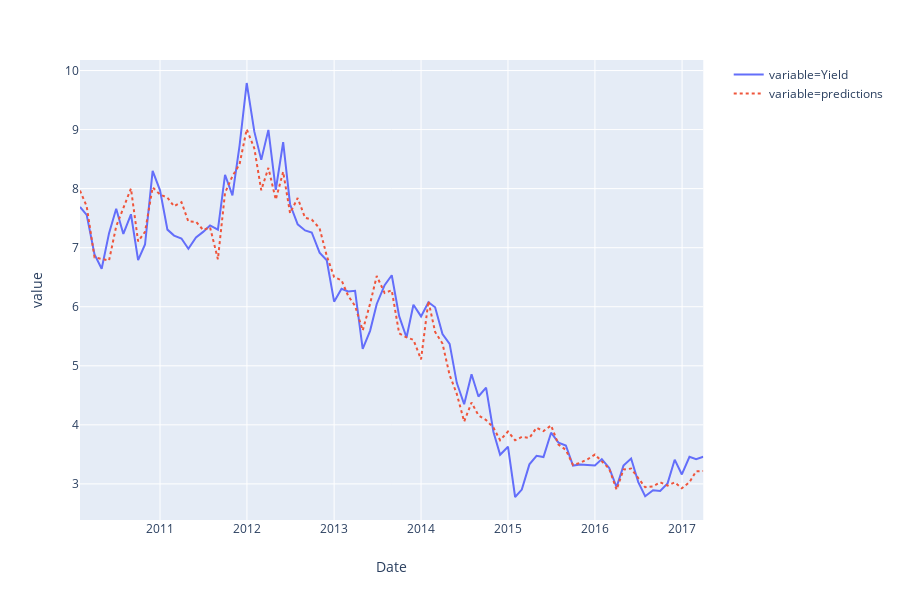

Write notebook code for a chart like this one.
### Markdown cell above
## Note the OOP nature of models in `sklearn`

The state of the model is preserved within properties of the instantiated class object

```
model = Model()
model.fit(X,y)
prediction = model.predict(X)

model.coef_
model.copy_X
model.tol
```

### Code cell
reg = linear_model.LinearRegression()
# Could have used  reg.fit(X,y)
reg.fit(yield_huf[predictors], yield_huf[target])
gamma = reg.coef_

# If we use numpy objects we can use:
#
# yield_huf.loc[:,"pred"] = reg.intercept_ + X@gamma

yield_huf.loc[:,"predictions"] = reg.predict(yield_huf[predictors])

# Add traces
yield_huf_melt = pd.melt(yield_huf[["Date","Yield","predictions"]], id_vars='Date',value_name="value")
px.line(yield_huf_melt, x="Date",y = "value", line_dash= "variable", color = "variable")
